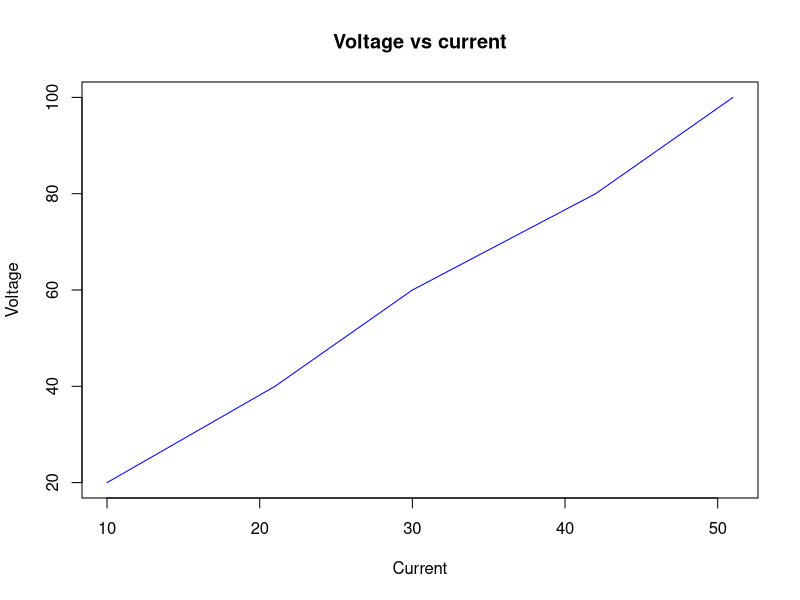
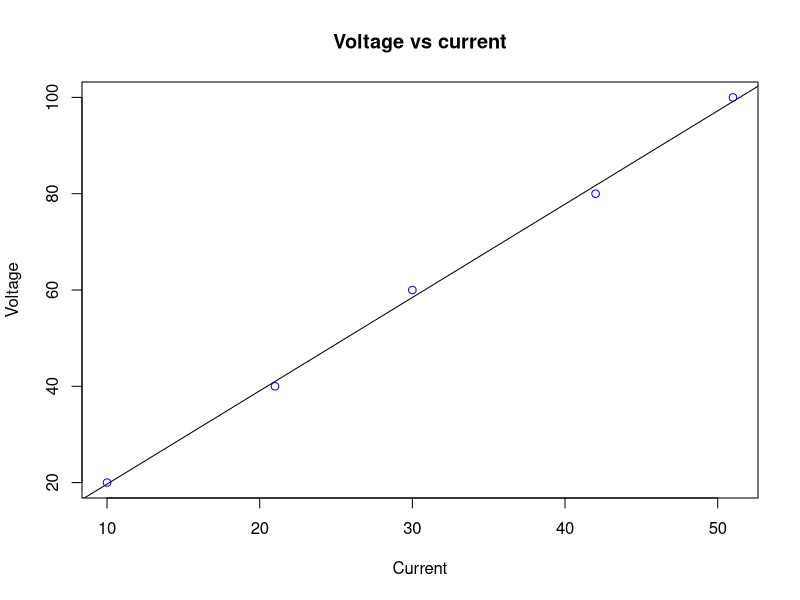

Generate these figures, in order, with R:
# The following data is the readings of the voltage and current obtained from the ohm's law
# experiment over 5 trials
Voltage <- c(20, 40, 60, 80,100)
Current <- c(10, 21, 30, 42, 51)

# file name
png(file = "output/ohmslaw1.jpg")
# Plot the graph.
plot(Current, Voltage, type="l", xlab="Current",ylab="Voltage",col="blue",main="Voltage vs current")

#linear regression
relation <- lm(Voltage~Current)

print(relation) # 1.9383
# print(summary(relation))  # uncomment this to print summary

Resistance <- Voltage/Current

print(Resistance)
print(mean(Resistance))
print(median(Resistance))

png(file = "output/ohmslaw2.jpg")
plot(Current, Voltage, xlab="Current",ylab="Voltage",col="blue",main="Voltage vs current",abline(lm(Voltage~Current),cex=1.3,pch=16))